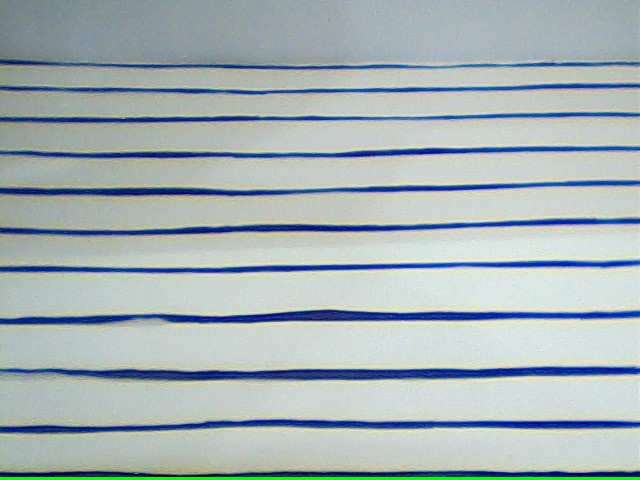
#> input picture lines.jpg, 640 x 480 px, given in place of 1all_lines.jpg, which was not available
$ python getContour.py   (Python 2 division)   (older library calls are emulated)
#> lines starting #> are read from the running program, lines starting #| are printed output that depends on the picture; after the words box and inside, x2 and y2 are one past the last pixel; in counts of white or black regions, pixels touching at a corner belong together; pictures that were not available may be replaced by others from this repository, and a replacement may not be noted
import cv2
import os,sys
from copy import deepcopy
import numpy as np

def writeImageCC(OutImage,tempCopy,ii):
    ''''
    temporary change
    '''
    #print "\n\t OutImage+str(ii)+.jpg=",str(ii)+".jpg"
    nameImage=str(ii).split("/")[-1]
    compID=str(ii).split("_")[0]+"_"
    #print("nameImage=",compID+nameImage)#+"_"+str(ii)+".jpg")
    nameImage=compID+nameImage
    #cv2.imwrite(outPath+nameImage,tempCopy)
    cv2.imwrite(OutImage+nameImage,tempCopy)

# [13 lines left out: function writeImageCC1, not called in this run]


def drawRect(cor,image):
    cv2.rectangle(image,(cor[0],cor[1]),(cor[2],cor[3]),(0,255,0),1)
    return image

def displayAndSaveComponents(nm,imgCopy,original1,copyriginal,original1Sub,original2,labels,stats,ii,cc_threshold):
    imageFlag=0
    tempCopy=deepcopy(labels)
    tempCopy[tempCopy>ii]=0
    tempCopy[tempCopy<ii]=0
    tempCopy[tempCopy==ii]=255

    i=ii

    x=stats[i][0]
    dx=stats[i][2]
    y=stats[i][1]
    dy=stats[i][3]

    multi=dx*dy

    if 1:#multi>cc_threshold:
        imageFlag=1


        #drawContour2(tempCopy,ii)
        crop=255-tempCopy[y:(y+dy),x:(x+dx)]
        crop1 = 255-original1[y:(y + dy), x:(x + dx)]

        writeImageCC(resultDump+"//cc//",crop1,str(ii)+"_"+nm)

        #original=drawRect([y,x,y+dy,x+dx],original)
        imgCopy=drawRect([x,y,x+dx,y+dy],imgCopy)
        original1=drawRect([x,y,x+dx,y+dy],original1)
        #copyriginal[y,y+dy,x,x+dx]=original1[y,y+dy,x,x+dx]


        # print("\n\t copyriginal shape=",copyriginal.shape)
        # print("\n\t crop shape=",crop.shape)
        #copyriginal[y, y + dy, x, x + dx,0] =crop[:,:,0]
        copyriginal[y:(y + dy), x:(x + dx)]=crop1
        original1Sub[y:(y + dy), x:(x + dx)]=original1Sub[y:(y + dy), x:(x + dx)]-original2[y:(y + dy), x:(x + dx)]

        #writeImageCC1(resultDump+"//cc//",tempCopy,ii)
        #writeImageCC1(resultDump + "//cc//", tempCopy, ii)
        #input("check")
    return imgCopy,original1,copyriginal,original1Sub


def readFile(fileRead,blackOnWhite):

    #img=cv2.imread(location+fileRead)
    img = cv2.imread(fileRead)
    im=cv2.cvtColor(img,cv2.COLOR_BGR2GRAY)
    ret2,th2=cv2.threshold(im,0,255,cv2.THRESH_BINARY+cv2.THRESH_OTSU)

    if blackOnWhite==1:
        th2=(255-th2)

    return th2,fileRead,img


def findConnectedComponents(file):
    #print "**"

    connectivity=4
    output=cv2.connectedComponentsWithStats(file,connectivity,cv2.CV_32S)
    labels=output[1]
    stats=output[2]

    return output,labels,stats


# [59 lines left out: functions getContours, LinesEnhancement, not called in this run]


if __name__=="__main__":
    basePath = "/home/kapitsa/pyCharm/segmentation/weaklySupervisedSegmentation/publicationData//"
    expNo = str(8)

    for i in range(1,125):

        print ("\n\t i=",i)
        nm=str(i)+"all_lines.jpg"
        #nm="1all_lines.jpg"
        filePath = basePath + expNo + "//delMe//lineResults//"+nm
        #oriFilePath = basePath + expNo + "//delMe//lineResults//" + "1_original.jpg"

        oriFilePath = basePath + expNo + "//delMe//lineResults//" + str(i)+"_original.jpg"

        resultDump = basePath + expNo + "//delMe//contours//"

        img = cv2.imread(filePath)
#> img is the input picture: shape (480, 640, 3); mean B, G, R 181.3, 178.7, 165.3
        #print(img.shape)


        original1 = cv2.imread(oriFilePath)
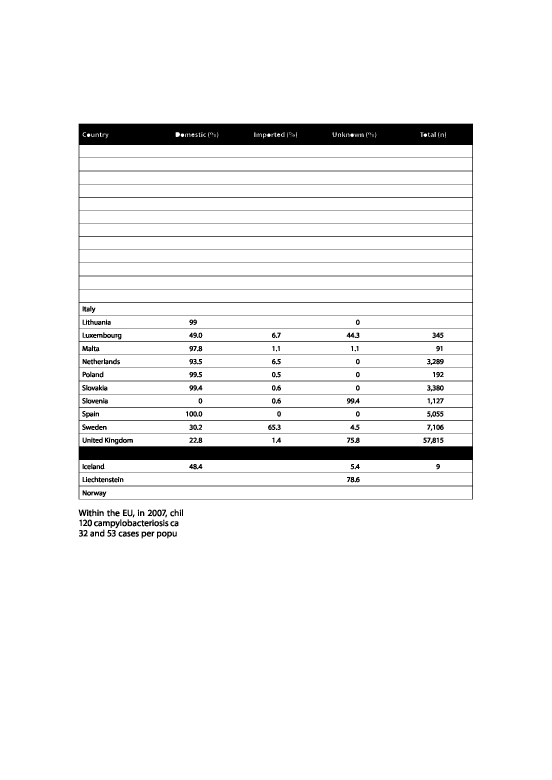
#> input picture test.jpg, 1654 x 2339 px, given in place of 1_original.jpg, which was not available (shown at 1/3 size)
#> original1 is the input picture: shape (2339, 1654, 3); min 0, max 255, mean 242.2
        original2 = cv2.imread(oriFilePath)
        copyriginal=np.zeros(shape=original1.shape)
        original1Sub =deepcopy(original1)

        #print(original.shape)

        #getContours(img)

        '''
        0. read file and convert to gray
        '''
        img1, fileName, imgCopy = readFile(filePath, 0)
#> in readFile, `ret2,th2=cv2.threshold(im,0,255,cv2.THRESH_BINARY+cv2.THRESH_OTSU)`:
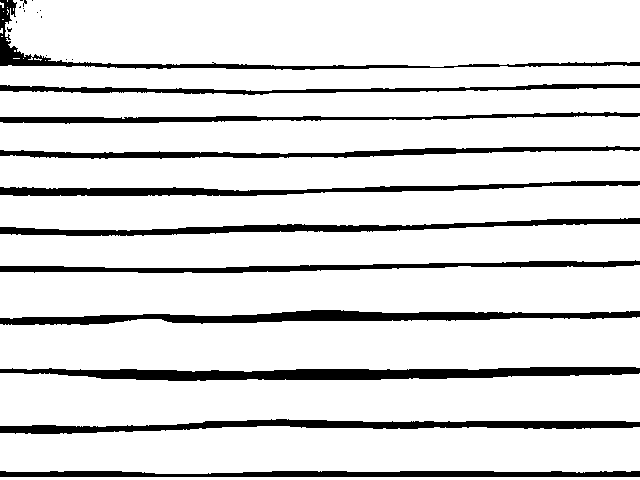
#> th2: shape (480, 640); 87% white; 25 black regions (14 under 20 px), largest, box (x1, y1, x2, y2) and area: (0, 367, 640, 381) 5549, (0, 310, 640, 325) 4764, (0, 419, 640, 434) 4313
#> in readFile, `ret2,th2=cv2.threshold(im,0,255,cv2.THRESH_BINARY+cv2.THRESH_OTSU)`: ret2 = 127
        print "\n\t shape=>", img1.shape
#| 	 shape=> (480, 640)

        #img1=LinesEnhancement(img1)
        #cv2.imwrite(resultDump + "enhance.jpg",img1)
        #input("*****")


        output, labels, stats = findConnectedComponents(img1)
#> in findConnectedComponents, `labels=output[1]`:
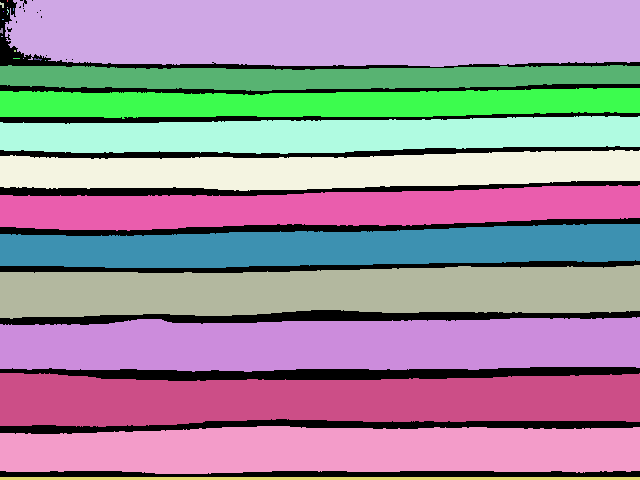
#> labels: shape (480, 640) int32; 27 distinct labels, from 0 to 26; one colour per label, 0 black
#> in findConnectedComponents, `stats=output[2]`: stats = 27 rows, first 6: [0, 0, 640, 477, 40042], [7, 0, 1, 2, 2], [5, 0, 635, 67, 40032], [0, 2, 4, 6, 15], [7, 7, 1, 1, 1], [7, 9, 2, 6, 7]

        '''    cv2.imwrite(resultDump+"contours.jpg",img)
        2. save individual cc
        '''


        for indx,ii in enumerate(np.unique(labels)):
            # print "\n\t cc no=", ii
            # print "\n\t file name=",nm
            if ii == 0 or ii == 1: #or ii == 1 or ii == 2:
                continue
            if ii % 100 == 0:
                #print "\n\t image no=", indx, "\t tot images=", totImages
                print "\n\t cc  indx=", indx,"\t tot cc=",len(np.unique(labels))

            imgCopy,original1,copyriginal,original1Sub = displayAndSaveComponents(nm, imgCopy,original1,copyriginal,original1Sub,original2, labels, stats, ii, cc_threshold=500)
#> this loop made 27 passes
#> (x in displayAndSaveComponents, dx in displayAndSaveComponents, y in displayAndSaveComponents, dy in displayAndSaveComponents, multi in displayAndSaveComponents) on passes 3, 4, 6, 10, 13, 15, 17, 18, 19, 20, 21, 22: (5, 635, 0, 67, 42545), (0, 4, 2, 6, 24), (7, 2, 9, 6, 12), (0, 3, 28, 6, 18), (13, 7, 58, 1, 7), (34, 8, 58, 3, 24), (0, 640, 65, 26, 16640), (0, 640, 88, 31, 19840), (0, 640, 116, 38, 24320), (0, 640, 150, 41, 26240), (0, 640, 185, 46, 29440), (0, 640, 224, 44, 28160)
#> (x in displayAndSaveComponents, dx in displayAndSaveComponents, y in displayAndSaveComponents, dy in displayAndSaveComponents, multi in displayAndSaveComponents, crop in displayAndSaveComponents, crop1 in displayAndSaveComponents) on passes 5, 8, 14, 16: (7, 1, 7, 1, 1, [0], [[0, 0, 0]]), (3, 1, 11, 1, 1, [0], [[0, 0, 0]]), (23, 1, 58, 1, 1, [0], [[0, 0, 0]]), (45, 1, 60, 1, 1, [0], [[0, 0, 0]])
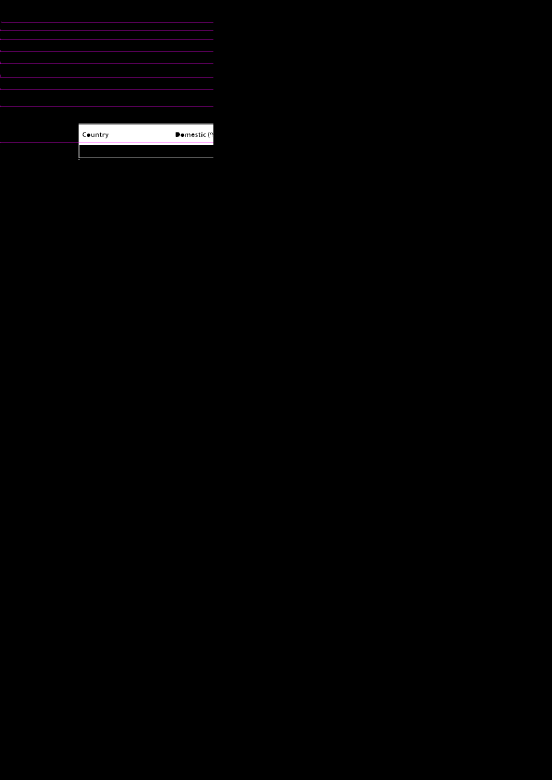
#> copyriginal: shape (2339, 1654, 3) float64 (shown at 1/3 size); mean B, G, R 2, 1.6, 2
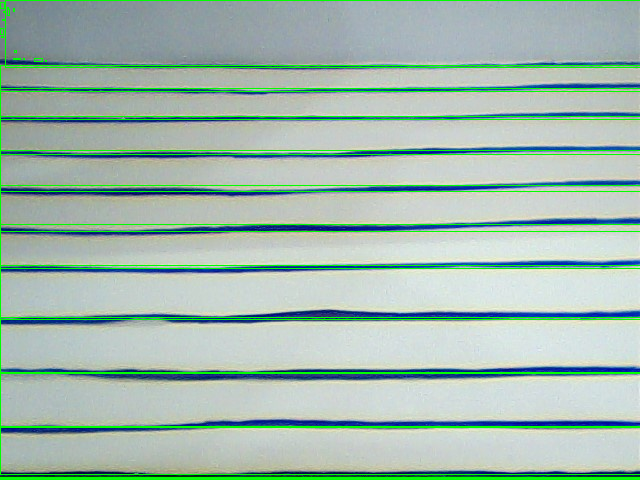
#> imgCopy: shape (480, 640, 3); mean B, G, R 173.9, 185.8, 161.2
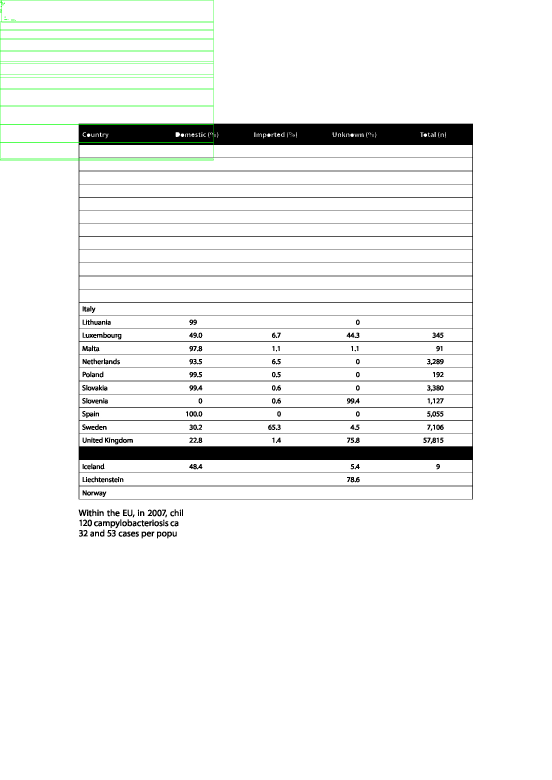
#> original1: shape (2339, 1654, 3) (shown at 1/3 size); mean B, G, R 241.3, 242.3, 241.3
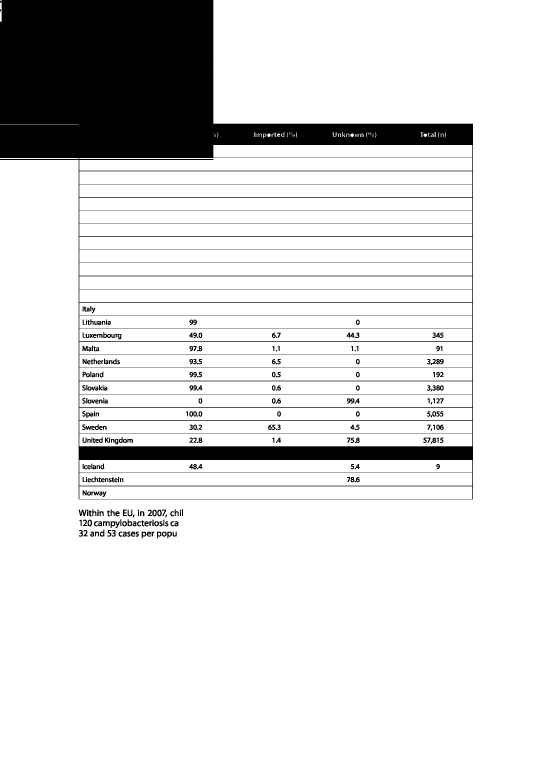
#> original1Sub: shape (2339, 1654, 3) (shown at 1/3 size); min 0, max 255, mean 223.8

        #original1Sub =original1Sub-copyriginal
        cv2.imwrite(resultDump+"//newData//"+str(i)+"_originalSub1.jpg",original1Sub)
        cv2.imwrite(resultDump+str(i)+"_in.jpg",img1)
        cv2.imwrite(resultDump+str(i)+"_contours1.jpg",original1)
        cv2.imwrite(resultDump +str(i)+"_contoursCopy1.jpg", copyriginal)
#> (the run stopped early here; a loop or call above may not have finished)
